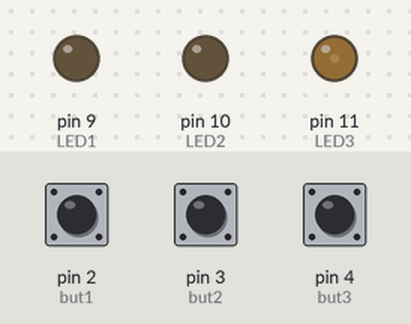
A sketch run on a simulated Arduino Uno, built with avr-gcc and run on an emulated ATmega328P. Parts: output pins drawn as LEDs (lit = HIGH). Dashed ring = blinking. The test bench sets the inputs (shaded band); at power-on: pin 2 (but1) HIGH, pin 4 (but3) LOW, pin 3 (but2) LOW.

Above: at 1.2 s.
1.3 s: pin 2 (but1) pulled LOW for 0.15 s
At 1.84 s:
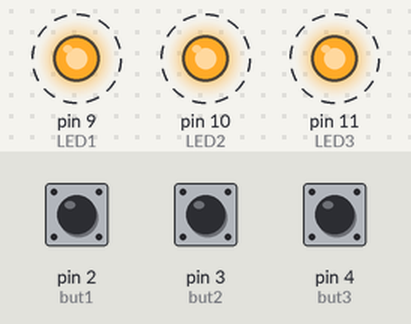
4.3 s: pin 2 (but1) pulled LOW for 1 s
At 7.3 s:
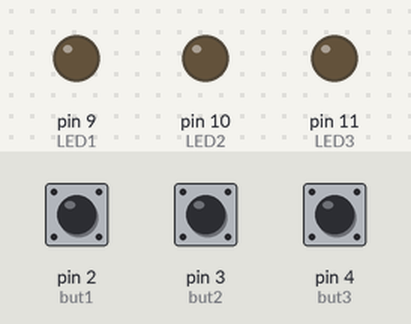
7.5 s: pin 2 (but1) pulled LOW for 3.2 s
At 7.7 s:
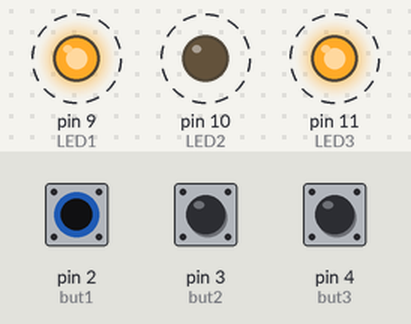
12.2 s: pin 4 (but3) pulsed HIGH 2 times (0.12 s each, 0.3 s apart)
At 14.1 s:
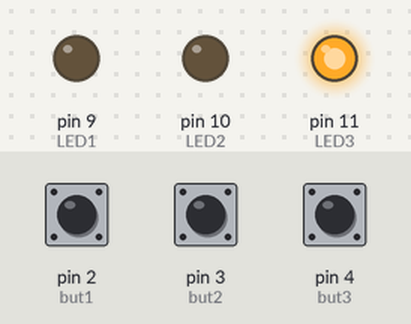
Timing chart, 0 to 15.3 s (numbered marks = the images above; inputs shaded):
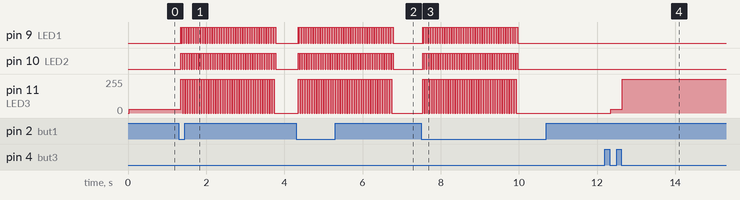

Measured:
- after the input at 1.3 s, pin 9 (LED1), pin 10 (LED2): alternates HIGH for 0.05 s and LOW for 0.02 s, 82 changes in all, then stays LOW, starting after 0.05 s; pin 11 (LED3): alternates 255/255 for 0.05 s and 0/255 for 0.02 s, 80 changes in all, then stays 0/255, starting after 0.05 s
- after the input at 4.3 s, pin 9 (LED1), pin 10 (LED2): alternates HIGH for 0.05 s and LOW for 0.02 s, 82 changes in all, then stays LOW, starting after 0.06 s; pin 11 (LED3): alternates 255/255 for 0.05 s and 0/255 for 0.02 s, 80 changes in all, then stays 0/255, starting after 0.06 s
- after the input at 7.5 s, pin 9 (LED1), pin 10 (LED2): alternates HIGH for 0.05 s and LOW for 0.02 s, 82 changes in all, then stays LOW, starting at once; pin 11 (LED3): alternates 255/255 for 0.05 s and 0/255 for 0.02 s, 80 changes in all, then stays 0/255, starting at once
- after the input at 12.2 s, pin 11 (LED3): 0/255 → 30/255 after 0.15 s, → 255/255 0.30 s later

The sketch:

buttonLock.ino
```cpp
//Button Lock code
//9/16/2016

//Written by Dan Godrick - with motivation from Enrique

//This code can be used to create a lock with Arduino
//If you get the right sequence, lights light up
//If you get it wrong, the lights flash and unlight


//Define button pins
const int but1 = 2;
const int but2 = 3;
const int but3 = 4;

//Define LED pins
const int LED1 = 9;
const int LED2 = 10;
const int LED3 = 11;

//Set previous button states
int pre1 = 0;
int pre2 = 0;
int pre3 = 0;

//Define toggles - we use the buttons as pseudo switches
bool tg1 = 0;
bool tg2 = 0;
bool tg3 = 0;

//preToggle
bool preTg1 = 0;
bool preTg2 = 0;
bool preTg3 = 0;

//Last button tested - needed for logic
int lastButton = 0;

//Logic dictates that we need to count the button presses
int buttonCounter = 0;

//We want to flash, and then reset, so will need to count the flash
int flashCounter = 0;

//We will have 3 states, so need some logic to tell us when we are in state 1 or state 2
bool state1 = 0;
bool state2 = 0;
bool state3 = 0;

void setup() {
//  Serial.begin(9600); //used to debug

  pinMode(but1,INPUT_PULLUP);
  pinMode(but2,INPUT);
  pinMode(but3,INPUT);

  pinMode(LED1, OUTPUT);
  pinMode(LED2, OUTPUT);
  pinMode(LED3, OUTPUT);

//Set all pins low
  for(int ii = 9; ii<=13 ; ii++){
    digitalWrite(ii,LOW);
  }
}

void loop() {
  processButtons(); //first process whether a button is pressed/toggled
  logicTest(); //then test if they were pressed in the right order
//  Serial.print(buttonCounter);
//  Serial.print(" ");
//  Serial.println(lastButton);
}

void logicTest(){
  if(buttonCounter < 1){
    allOff();
  } else if((buttonCounter == 1) && (lastButton ==3)){ //First press 1. If true - go to state 1. If not FLASH!
    analogWrite(LED3,30);
    state1 = 1;
  } else if ((buttonCounter == 2) && (lastButton == 3) && state1){//Next press 2. If true go to state 2, If not FLASH!
    digitalWrite(LED3,HIGH);
    state2 = 1;
  } else if ((buttonCounter == 3) && (lastButton == 1) && state2){//Next Press 3. If true light them all up... If not. FlasH!
    digitalWrite(LED1,HIGH);
    digitalWrite(LED3,HIGH);
    state3 = 1;
  } else if ((buttonCounter == 4) && (lastButton == 2) && state3){//Next Press 3. If true light them all up... If not. FlasH!
    digitalWrite(LED1,HIGH);
    digitalWrite(LED2,HIGH);
    digitalWrite(LED3,HIGH);
  } else if (flashCounter == 0){ //Set flash counter so we just flash 1 time.
    flash();
    flashCounter = 1;
  } else{ //After flashing, set all LED off, and then reset
    allOff();
    flashCounter = 0;
    buttonCounter = 0;
  }
}

//Sets all LED to off. Used for reset
void allOff(){
  digitalWrite(LED1,LOW);
  digitalWrite(LED2,LOW);
  digitalWrite(LED3,LOW);
}

//quick function to process whether button is pressed
void processButtons(){
  processBut1();
  processBut2();
  processBut3();
}

//Function to increment a counter if any button is pressed, and determine which
//button was pressed last
void buttonPressed(){
  if ((tg1 != preTg1) || (tg2 != preTg2) || (tg3 != preTg3) ){
    buttonCounter++;
  }
  if (tg1 != preTg1){
    lastButton = 1;
  } else if(tg2 != preTg2){
    lastButton = 2;
  } else if (tg3 != preTg3){
    lastButton = 3;
  }

}

//Function to tell if button 1 was pressed
void processBut1(){
  int read1 = digitalRead(but1);
  delay(10); //wait a touch for bouncing
  read1 = !read1;

  if((read1 == 1) && (pre1 == 0)){
    tg1 = !tg1;
  }
  pre1 = read1;
  buttonPressed();
  preTg1 = tg1;
}


//Function to tell if button 2 was pressed
void processBut2(){
  int read2 = digitalRead(but2);
  delay(10); //wait a touch for bouncing
  if((read2 == 1) && (pre2 == 0)){
    tg2 = !tg2;
  }
  pre2 = read2;
  buttonPressed();
  preTg2 = tg2;
}

//Function to tell if button 3 was pressed
void processBut3(){
  int read3 = digitalRead(but3);
  delay(10); //wait a touch for bouncing
  read3 = !read3;
//  Serial.println(read3);
  if((read3 == 1) && (pre3 == 0)){
    tg3 = !tg3;
  }
  pre3 = read3;
  buttonPressed();
  preTg3 = tg3;
}


void flash(){
  for (int ii = 0; ii < 40; ii++){
    digitalWrite(LED1,HIGH);
    digitalWrite(LED2,HIGH);
    digitalWrite(LED3,HIGH);
    delay(15);
    digitalWrite(LED1,LOW);
    digitalWrite(LED2,HIGH);
    digitalWrite(LED3,HIGH);
    delay(15);
    digitalWrite(LED1,HIGH);
    digitalWrite(LED2,LOW);
    digitalWrite(LED3,HIGH);
    delay(15);
     digitalWrite(LED1,HIGH);
    digitalWrite(LED2,HIGH);
    digitalWrite(LED3,LOW);
    delay(15);
  }
}
```
